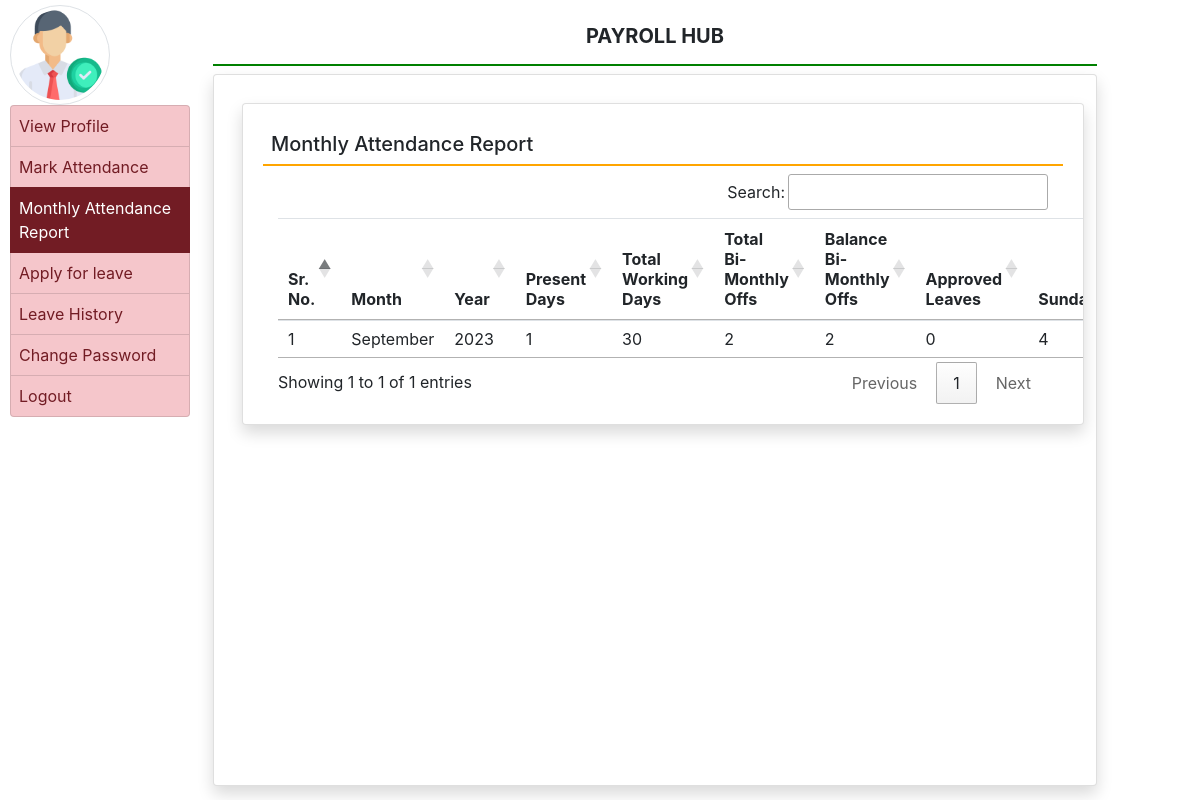
The page /attendanceSummary/ (signed in) on the database its author committed.
### employee/models.py (models this page shows, shortened)
class AttendanceSummary(models.Model):
    user = models.ForeignKey(User, on_delete=models.DO_NOTHING)
    month = models.PositiveIntegerField()
    year = models.PositiveIntegerField()
    days_present = models.PositiveIntegerField(default=0)
    days_total = models.PositiveIntegerField(default=0)
    paid_leave = models.PositiveIntegerField(default=0)
    unpaid_leave = models.PositiveIntegerField(default=0)
    biMOT = models.PositiveIntegerField(default=2)
    biMOB = models.PositiveIntegerField(default=2)
    sundays = models.PositiveIntegerField(default=0)

### employee/views.py (the view)
# urls.py: path('attendanceSummary/', views.updateAttendanceSummary, name="attendanceSummary"),
def updateAttendanceSummary(request):
    try:
        attendance_data = AttendanceSummary.objects.get(user=request.user)
        cnt = 1
    except:
        attendance_data = AttendanceSummary.objects.filter(user=request.user)
        cnt = 2
    return render(request, 'attendSummary.html',locals())

### employee/templates/attendSummary.html (shortened to what this page needs)
{% extends 'empBase.html' %}
{% block main %}
<link rel="stylesheet" href="https://cdn.datatables.net/1.13.5/css/jquery.dataTables.min.css">
<link rel="stylesheet" href="https://cdn.datatables.net/buttons/2.4.1/css/buttons.dataTables.min.css">
<div class="card shadow m-2">
    <div class="card-body" style="width:100%">
        <h5 class="p-2" style="border-bottom:2px solid orange">Monthly Attendance Report</h5>
        <div class="container-fluid" style="width:100%">
            <table class="table" id="attend" style="width:100%">
                <thead>
                    <tr>
                        <th>Sr. No.</th>
                        <th>Month</th>
                        <th>Year</th>
                        <th>Present Days</th>
                        <th>Total Working Days</th>
                        <th>Total Bi-Monthly Offs</th>
                        <th>Balance Bi-Monthly Offs</th>
                        <th>Approved Leaves</th>
                        <th>Sundays</th>
                    </tr>
                </thead>
                <tbody>
                    {% if cnt == 1 %}
                    <tr>
                        <td>1</td>
                        {% if attendance_data.month == 1 %}
                        <td>January</td>
                        {% elif attendance_data.month == 2 %}
                        <td>February</td>
                        {% elif attendance_data.month == 3 %}
                        <td>March</td>
                        {% elif attendance_data.month == 4 %}
                        <td>April</td>
                        {% elif attendance_data.month == 5 %}
                        <td>May</td>
                        {% elif attendance_data.month == 6 %}
                        <td>June</td>
                        {% elif attendance_data.month == 7 %}
                        <td>July</td>
                        {% elif attendance_data.month == 8 %}
                        <td>August</td>
                        {% elif attendance_data.month == 9 %}
                        <td>September</td>
                        {% elif attendance_data.month == 10 %}
                        <td>October</td>
                        {% elif attendance_data.month == 11 %}
                        <td>November</td>
                        {% elif attendance_data.month == 12 %}
                        <td>December</td>
                        {% endif %}
                        <td>{{attendance_data.year}}</td>
                        <td>{{attendance_data.days_present}}</td>
                        <td>{{attendance_data.days_total}}</td>
                        <td>{{attendance_data.biMOT}}</td>
                        <td>{{attendance_data.biMOB}}</td>
                        <td>{{attendance_data.paid_leave}}</td>
                        <td>{{attendance_data.sundays}}</td>
                    </tr>
                    {% endif %}
                </tbody>
            </table>
        </div>
    </div>
</div>
{% endblock %}

### employee/templates/attendSummary.html (style rules this page uses)
.card { width: 100%; }
.card-body { overflow-x: auto; }
table { width: 100%; }

### rows shown on the page
AttendanceSummary: year "2023", days_present "1", days_total "30", biMOT "2", biMOB "2", paid_leave "0", sundays "4"
